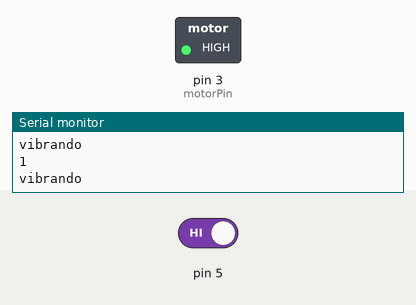
This sketch was run on a simulated Arduino Uno, built with avr-gcc and run on an emulated ATmega328P. Parts: switched loads named in the sketch (green lamp = pin HIGH), the last lines printed to the serial monitor. The inputs (shaded band) are chosen by the test bench; at power-on: pin 5 HIGH.

Above: at 12.8 s.
12.9 s: pin 5 driven LOW
At 13.8 s:
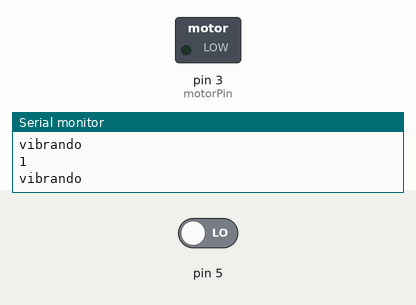
19.6 s: pin 5 driven HIGH
At 20.4 s:
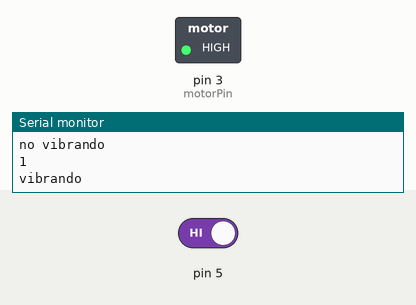
Timing chart, 0 to 34.1 s (numbered marks = the images above; inputs shaded):
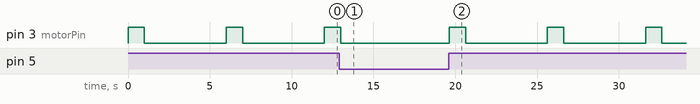

The sketch:

basicReceiverCloud.ino
```cpp
const int motorPin = 3;
int valSenyal;

void setup() {
  // put your setup code here, to run once:
  Serial.begin(9600);
  pinMode(motorPin, OUTPUT);
  pinMode (5, INPUT_PULLUP);
  Serial.println("hola, comenzando");
}

void loop() {
  // put your main code here, to run repeatedly:

  valSenyal = digitalRead(5);
  Serial.println(valSenyal);


  if (valSenyal == 1) {
    vibrar();
  } else {
    noVibrar();
  }

}


void vibrar() {
  Serial.println("vibrando");
  digitalWrite(motorPin, HIGH);
  delay(1000);
  digitalWrite(motorPin, LOW);
  delay(5000);

}


void noVibrar() {
  Serial.println("no vibrando");
  digitalWrite(motorPin, LOW);
}
```

Measured:
- after the input at 12.9 s, pin 3 (motorPin): goes on until 13.0 s, then stays LOW
- after the input at 19.6 s, pin 3 (motorPin): alternates HIGH for 1.0 s and LOW for 5.0 s, starting at once
- by itself, pin 3 (motorPin): alternates HIGH for 1.0 s and LOW for 5.0 s
